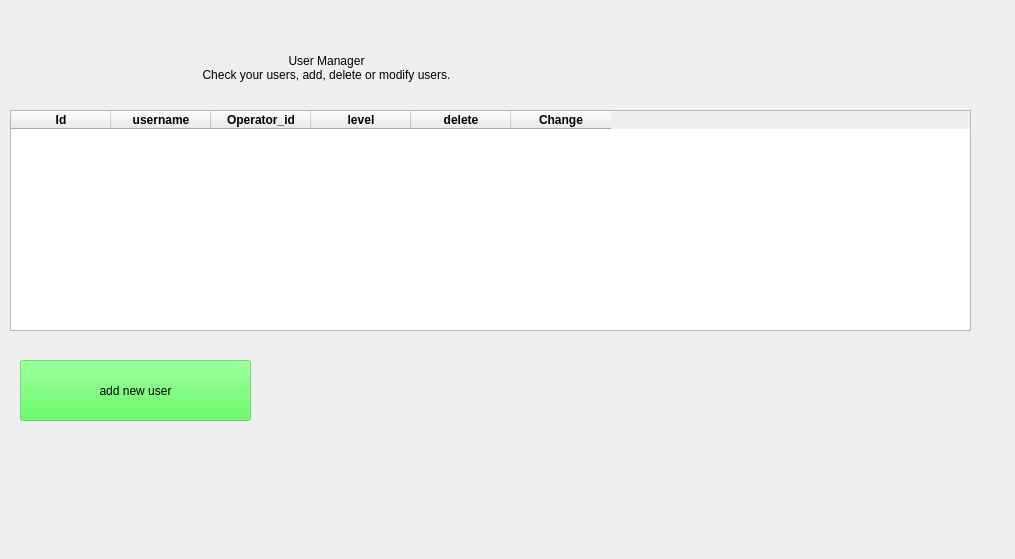
<?xml version="1.0" encoding="UTF-8"?>
<ui version="4.0">
 <class>Form</class>
 <widget class="QWidget" name="Form">
  <property name="geometry">
   <rect>
    <x>0</x>
    <y>0</y>
    <width>1015</width>
    <height>559</height>
   </rect>
  </property>
  <property name="windowTitle">
   <string>Form</string>
  </property>
  <widget class="QTableWidget" name="user_tableWidget">
   <property name="geometry">
    <rect>
     <x>10</x>
     <y>110</y>
     <width>961</width>
     <height>221</height>
    </rect>
   </property>
   <property name="alternatingRowColors">
    <bool>true</bool>
   </property>
   <property name="gridStyle">
    <enum>Qt::SolidLine</enum>
   </property>
   <property name="sortingEnabled">
    <bool>true</bool>
   </property>
   <attribute name="verticalHeaderCascadingSectionResizes">
    <bool>true</bool>
   </attribute>
   <attribute name="verticalHeaderDefaultSectionSize">
    <number>40</number>
   </attribute>
   <attribute name="verticalHeaderMinimumSectionSize">
    <number>35</number>
   </attribute>
   <attribute name="verticalHeaderShowSortIndicator" stdset="0">
    <bool>false</bool>
   </attribute>
   <column>
    <property name="text">
     <string>Id</string>
    </property>
    <property name="font">
     <font>
      <weight>75</weight>
      <bold>true</bold>
     </font>
    </property>
    <property name="background">
     <color>
      <red>170</red>
      <green>255</green>
      <blue>255</blue>
     </color>
    </property>
   </column>
   <column>
    <property name="text">
     <string>username</string>
    </property>
    <property name="font">
     <font>
      <weight>75</weight>
      <bold>true</bold>
     </font>
    </property>
    <property name="background">
     <color>
      <red>170</red>
      <green>255</green>
      <blue>255</blue>
     </color>
    </property>
   </column>
   <column>
    <property name="text">
     <string>Operator_id</string>
    </property>
    <property name="font">
     <font>
      <weight>75</weight>
      <bold>true</bold>
     </font>
    </property>
    <property name="background">
     <color>
      <red>170</red>
      <green>255</green>
      <blue>255</blue>
     </color>
    </property>
   </column>
   <column>
    <property name="text">
     <string>level</string>
    </property>
    <property name="font">
     <font>
      <weight>75</weight>
      <bold>true</bold>
     </font>
    </property>
    <property name="background">
     <color>
      <red>170</red>
      <green>255</green>
      <blue>255</blue>
     </color>
    </property>
   </column>
   <column>
    <property name="text">
     <string>delete</string>
    </property>
    <property name="font">
     <font>
      <weight>75</weight>
      <bold>true</bold>
     </font>
    </property>
    <property name="background">
     <color>
      <red>170</red>
      <green>255</green>
      <blue>255</blue>
     </color>
    </property>
    <property name="icon">
     <iconset>
      <normaloff>../icons/trash.svg</normaloff>../icons/trash.svg</iconset>
    </property>
   </column>
   <column>
    <property name="text">
     <string>Change</string>
    </property>
    <property name="font">
     <font>
      <weight>75</weight>
      <bold>true</bold>
     </font>
    </property>
    <property name="background">
     <color>
      <red>170</red>
      <green>255</green>
      <blue>255</blue>
     </color>
    </property>
    <property name="icon">
     <iconset>
      <normaloff>../icons/wrench-adjustable-circle-fill.svg</normaloff>../icons/wrench-adjustable-circle-fill.svg</iconset>
    </property>
   </column>
  </widget>
  <widget class="QLabel" name="label">
   <property name="geometry">
    <rect>
     <x>16</x>
     <y>32</y>
     <width>621</width>
     <height>71</height>
    </rect>
   </property>
   <property name="text">
    <string>User Manager
Check your users, add, delete or modify users.</string>
   </property>
   <property name="alignment">
    <set>Qt::AlignCenter</set>
   </property>
   <property name="wordWrap">
    <bool>true</bool>
   </property>
  </widget>
  <widget class="QPushButton" name="add_new_user">
   <property name="geometry">
    <rect>
     <x>20</x>
     <y>360</y>
     <width>231</width>
     <height>61</height>
    </rect>
   </property>
   <property name="styleSheet">
    <string notr="true">QPushButton{background:rgba(50, 255, 50,125)}
QPushButton:hover{background:rgba(50, 255, 50,255)}</string>
   </property>
   <property name="text">
    <string>add new user</string>
   </property>
   <property name="icon">
    <iconset>
     <normaloff>../icons/plus.svg</normaloff>../icons/plus.svg</iconset>
   </property>
   <property name="iconSize">
    <size>
     <width>32</width>
     <height>32</height>
    </size>
   </property>
  </widget>
 </widget>
 <resources/>
 <connections/>
</ui>
